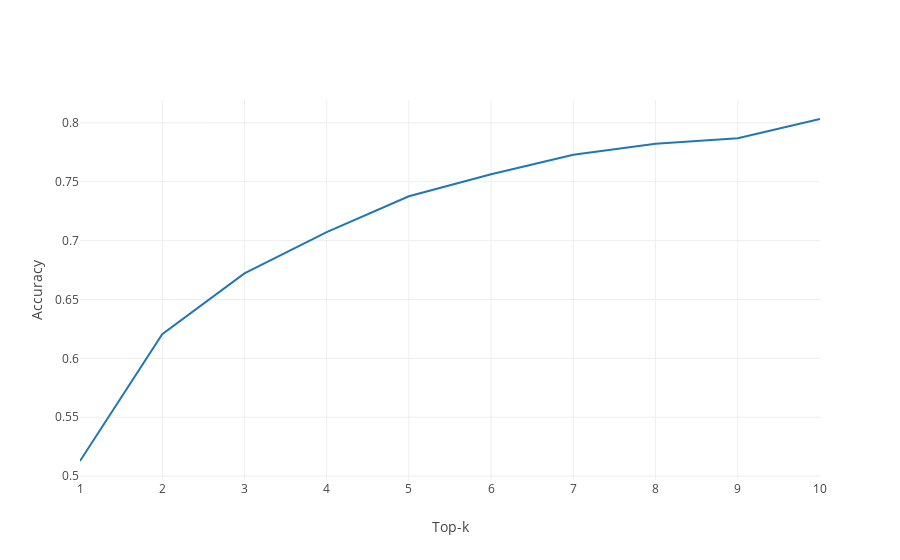

Notebook cell for this chart:
### Code cell
sq_cnn_eval.plot_top_k_accuracy()

### Figure 1 — Plotly figure (JSON) as saved in the notebook; plotly's stock layout.template omitted (floating-point values rounded to 4 significant figures)
{"data": [{"mode": "lines", "name": "all", "type": "scatter", "x": [1, 2, 3, 4, 5, 6, 7, 8, 9, 10], "y": [0.5129, 0.6206, 0.6721, 0.7073, 0.7377, 0.7564, 0.7728, 0.7822, 0.7869, 0.8033]}], "layout": {"title": null, "xaxis": {"title": "Top-k"}, "yaxis": {"title": "Accuracy"}}}
